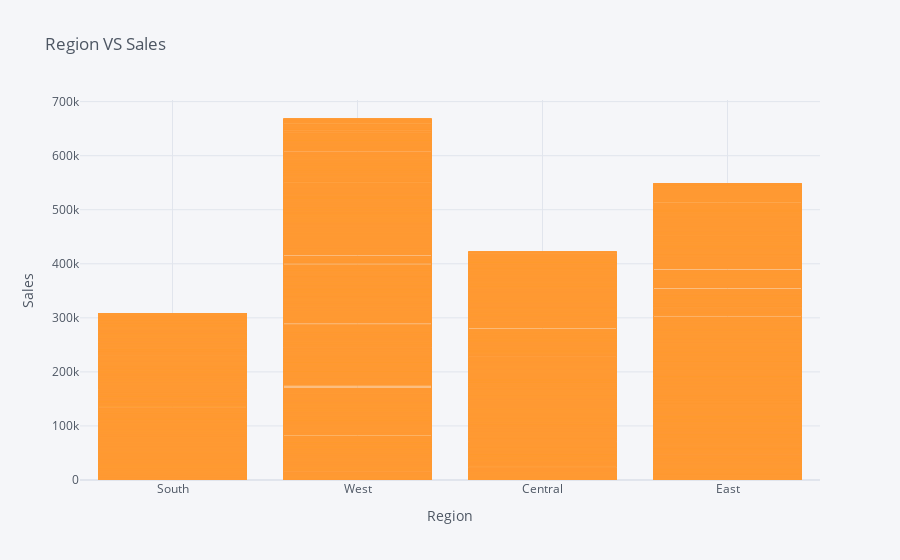

The cell this chart's notebook holds for it:
### Code cell
ds.iplot(x="Region", y="Sales",kind='bar',title='Region VS Sales',xTitle='Region',yTitle='Sales')

### Figure 1 — Plotly figure (JSON) as saved in the notebook; plotly's stock layout.template omitted (floating-point values rounded to 4 significant figures; data arrays with more than 128 entries replaced by an {"elided": "..."} marker saying what was removed)
{"data": [{"marker": {"color": "rgba(255, 153, 51, 0.6)", "line": {"color": "rgba(255, 153, 51, 1.0)", "width": 1}}, "name": "Sales", "orientation": "v", "text": "", "x": {"elided": "9906 str values"}, "y": {"elided": "9906 float values"}, "type": "bar"}], "layout": {"legend": {"bgcolor": "#F5F6F9", "font": {"color": "#4D5663"}}, "paper_bgcolor": "#F5F6F9", "plot_bgcolor": "#F5F6F9", "title": {"font": {"color": "#4D5663"}, "text": "Region VS Sales"}, "xaxis": {"gridcolor": "#E1E5ED", "showgrid": true, "tickfont": {"color": "#4D5663"}, "title": {"font": {"color": "#4D5663"}, "text": "Region"}, "zerolinecolor": "#E1E5ED", "type": "category", "range": [-0.5, 3.5], "autorange": true}, "yaxis": {"gridcolor": "#E1E5ED", "showgrid": true, "tickfont": {"color": "#4D5663"}, "title": {"font": {"color": "#4D5663"}, "text": "Sales"}, "zerolinecolor": "#E1E5ED", "type": "linear", "range": [0, 703100.0], "autorange": true}, "autosize": true}}
